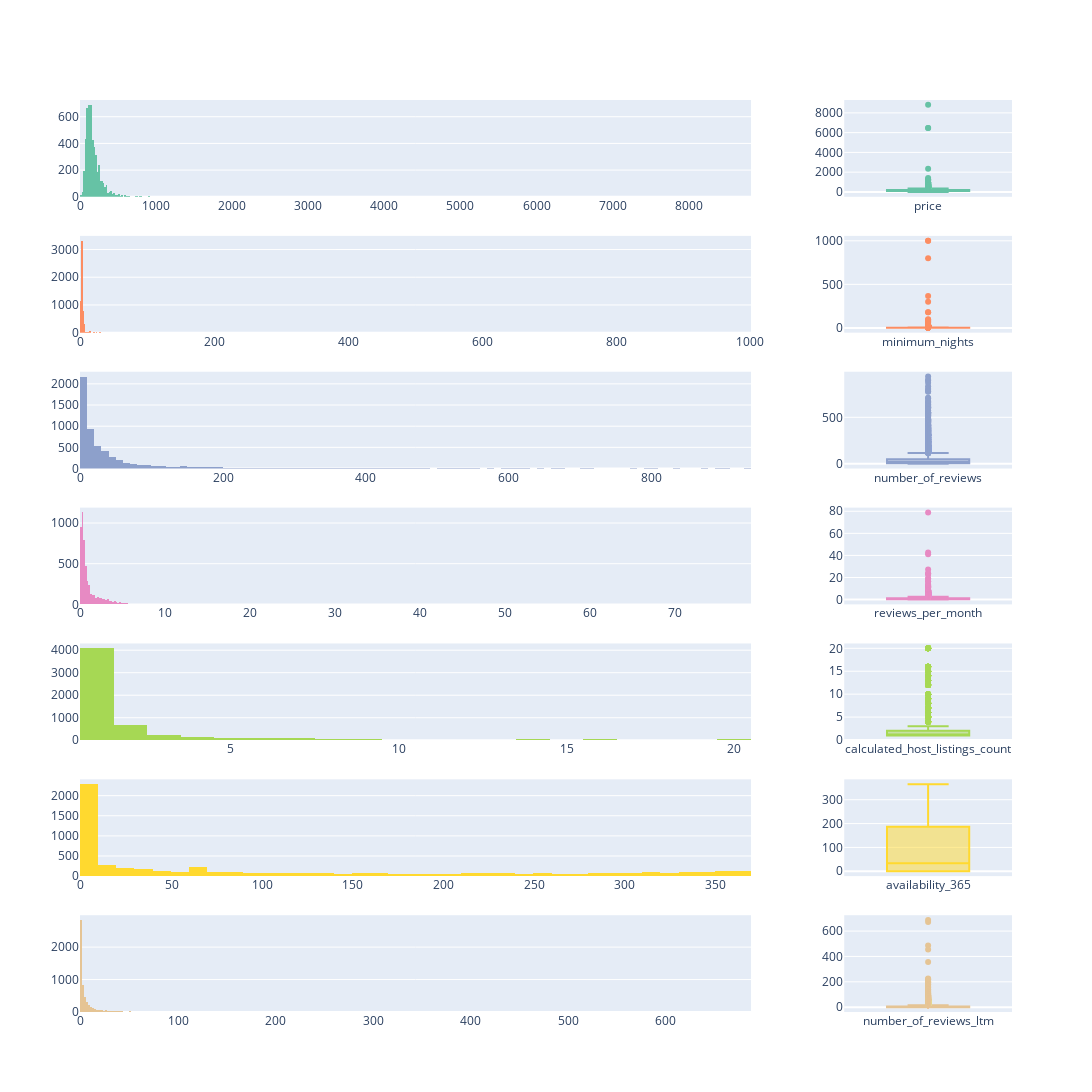

Here is the notebook cell this chart was saved with:
### Code cell
def get_url(city, file_name):
    """"""
    return f"http://data.insideairbnb.com/the-netherlands/north-holland/amsterdam/2022-03-08/visualisations/listings.csv"

def drop_na_columns(df, threshold):
    """"""
    for c in df.columns:
        percent_missing = df[c].isna().sum() / df.shape[0]
        if  percent_missing >= threshold:
            print(f"Dropping column '{c}' having {percent_missing * 100}% missing values.")
            df.drop(c, inplace=True)

def create_subplots(df, plot_type="histogram", exclude_cols=None):
    """Takes a pandas dataframe and returns plotly sublots with histograms or boxplots for numeric columns."""
    numeric_cols = [c for c in df.select_dtypes(include=["int64", "float64"]).columns]
    if exclude_cols:
        numeric_cols = [c for c in numeric_cols if c not in exclude_cols]

    subplot_dim = {
        "rows": {"histogram": math.ceil(len(numeric_cols)/2), "boxplot": math.ceil(len(numeric_cols)/4)},
        "cols": {"histogram": 2, "boxplot": 4},
        "height": 300 * math.ceil(len(numeric_cols)/2),
        "width": 1400,
    }
    fig = make_subplots(rows=subplot_dim["rows"][plot_type], cols=subplot_dim["cols"][plot_type], subplot_titles=numeric_cols)
    rows_cols = itertools.product(range(1, subplot_dim["rows"][plot_type]+1), range(1, subplot_dim["cols"][plot_type]+1))
    for c, row_col in zip(numeric_cols, rows_cols):
        if plot_type == "histogram":
            fig.add_trace(go.Histogram(x=df[c], name=c), row=row_col[0], col=row_col[1])
        elif plot_type == "boxplot":
            fig.add_trace(go.Box(y=df[c], name=c), row=row_col[0], col=row_col[1])

    fig.update_layout(showlegend=False, height=subplot_dim["height"], width=subplot_dim["width"], title_text=plot_type.capitalize())
    return fig

def create_histogramms_boxplots(df, exclude_cols=None):
    """Takes a pandas dataframe and returns plotly sublots with histograms or boxplots for numeric columns."""
    numeric_cols = [c for c in df.select_dtypes(include=["int64", "float64"]).columns]
    if exclude_cols:
        numeric_cols = [c for c in numeric_cols if c not in exclude_cols]

    fig = make_subplots(rows=len(numeric_cols), cols=2, column_widths=[0.8, 0.2])
    for i, c in enumerate(numeric_cols):
        fig.add_trace(go.Histogram(x=df[c], name=c, marker_color=colors[i]), row=i+1, col=1)
        fig.add_trace(go.Box(y=df[c], name=c, marker_color=colors[i]), row=i+1, col=2)

    fig.update_layout(showlegend=False, height=400*len(numeric_cols), width=1600)
    return fig

create_histogramms_boxplots(df_listings, exclude_cols=["latitude", "longitude"]).show()

### Figure 1 — Plotly figure (JSON) as saved in the notebook; plotly's stock layout.template omitted (floating-point values rounded to 4 significant figures; data arrays with more than 128 entries replaced by an {"elided": "..."} marker saying what was removed)
{"data": [{"marker": {"color": "rgb(102,194,165)"}, "name": "price", "x": {"elided": "5732 int values"}, "type": "histogram", "xaxis": "x", "yaxis": "y"}, {"marker": {"color": "rgb(102,194,165)"}, "name": "price", "y": {"elided": "5732 int values"}, "type": "box", "xaxis": "x2", "yaxis": "y2"}, {"marker": {"color": "rgb(252,141,98)"}, "name": "minimum_nights", "x": {"elided": "5732 int values"}, "type": "histogram", "xaxis": "x3", "yaxis": "y3"}, {"marker": {"color": "rgb(252,141,98)"}, "name": "minimum_nights", "y": {"elided": "5732 int values"}, "type": "box", "xaxis": "x4", "yaxis": "y4"}, {"marker": {"color": "rgb(141,160,203)"}, "name": "number_of_reviews", "x": {"elided": "5732 int values"}, "type": "histogram", "xaxis": "x5", "yaxis": "y5"}, {"marker": {"color": "rgb(141,160,203)"}, "name": "number_of_reviews", "y": {"elided": "5732 int values"}, "type": "box", "xaxis": "x6", "yaxis": "y6"}, {"marker": {"color": "rgb(231,138,195)"}, "name": "reviews_per_month", "x": {"elided": "5732 float values"}, "type": "histogram", "xaxis": "x7", "yaxis": "y7"}, {"marker": {"color": "rgb(231,138,195)"}, "name": "reviews_per_month", "y": {"elided": "5732 float values"}, "type": "box", "xaxis": "x8", "yaxis": "y8"}, {"marker": {"color": "rgb(166,216,84)"}, "name": "calculated_host_listings_count", "x": {"elided": "5732 int values"}, "type": "histogram", "xaxis": "x9", "yaxis": "y9"}, {"marker": {"color": "rgb(166,216,84)"}, "name": "calculated_host_listings_count", "y": {"elided": "5732 int values"}, "type": "box", "xaxis": "x10", "yaxis": "y10"}, {"marker": {"color": "rgb(255,217,47)"}, "name": "availability_365", "x": {"elided": "5732 int values"}, "type": "histogram", "xaxis": "x11", "yaxis": "y11"}, {"marker": {"color": "rgb(255,217,47)"}, "name": "availability_365", "y": {"elided": "5732 int values"}, "type": "box", "xaxis": "x12", "yaxis": "y12"}, {"marker": {"color": "rgb(229,196,148)"}, "name": "number_of_reviews_ltm", "x": {"elided": "5732 int values"}, "type": "histogram", "xaxis": "x13", "yaxis": "y13"}, {"marker": {"color": "rgb(229,196,148)"}, "name": "number_of_reviews_ltm", "y": {"elided": "5732 int values"}, "type": "box", "xaxis": "x14", "yaxis": "y14"}], "layout": {"xaxis": {"anchor": "y", "domain": [0.0, 0.72]}, "yaxis": {"anchor": "x", "domain": [0.8939, 1.0]}, "xaxis2": {"anchor": "y2", "domain": [0.82, 1.0]}, "yaxis2": {"anchor": "x2", "domain": [0.8939, 1.0]}, "xaxis3": {"anchor": "y3", "domain": [0.0, 0.72]}, "yaxis3": {"anchor": "x3", "domain": [0.7449, 0.851]}, "xaxis4": {"anchor": "y4", "domain": [0.82, 1.0]}, "yaxis4": {"anchor": "x4", "domain": [0.7449, 0.851]}, "xaxis5": {"anchor": "y5", "domain": [0.0, 0.72]}, "yaxis5": {"anchor": "x5", "domain": [0.5959, 0.702]}, "xaxis6": {"anchor": "y6", "domain": [0.82, 1.0]}, "yaxis6": {"anchor": "x6", "domain": [0.5959, 0.702]}, "xaxis7": {"anchor": "y7", "domain": [0.0, 0.72]}, "yaxis7": {"anchor": "x7", "domain": [0.4469, 0.5531]}, "xaxis8": {"anchor": "y8", "domain": [0.82, 1.0]}, "yaxis8": {"anchor": "x8", "domain": [0.4469, 0.5531]}, "xaxis9": {"anchor": "y9", "domain": [0.0, 0.72]}, "yaxis9": {"anchor": "x9", "domain": [0.298, 0.4041]}, "xaxis10": {"anchor": "y10", "domain": [0.82, 1.0]}, "yaxis10": {"anchor": "x10", "domain": [0.298, 0.4041]}, "xaxis11": {"anchor": "y11", "domain": [0.0, 0.72]}, "yaxis11": {"anchor": "x11", "domain": [0.149, 0.2551]}, "xaxis12": {"anchor": "y12", "domain": [0.82, 1.0]}, "yaxis12": {"anchor": "x12", "domain": [0.149, 0.2551]}, "xaxis13": {"anchor": "y13", "domain": [0.0, 0.72]}, "yaxis13": {"anchor": "x13", "domain": [0.0, 0.1061]}, "xaxis14": {"anchor": "y14", "domain": [0.82, 1.0]}, "yaxis14": {"anchor": "x14", "domain": [0.0, 0.1061]}, "showlegend": false, "height": 2800, "width": 1600}}
